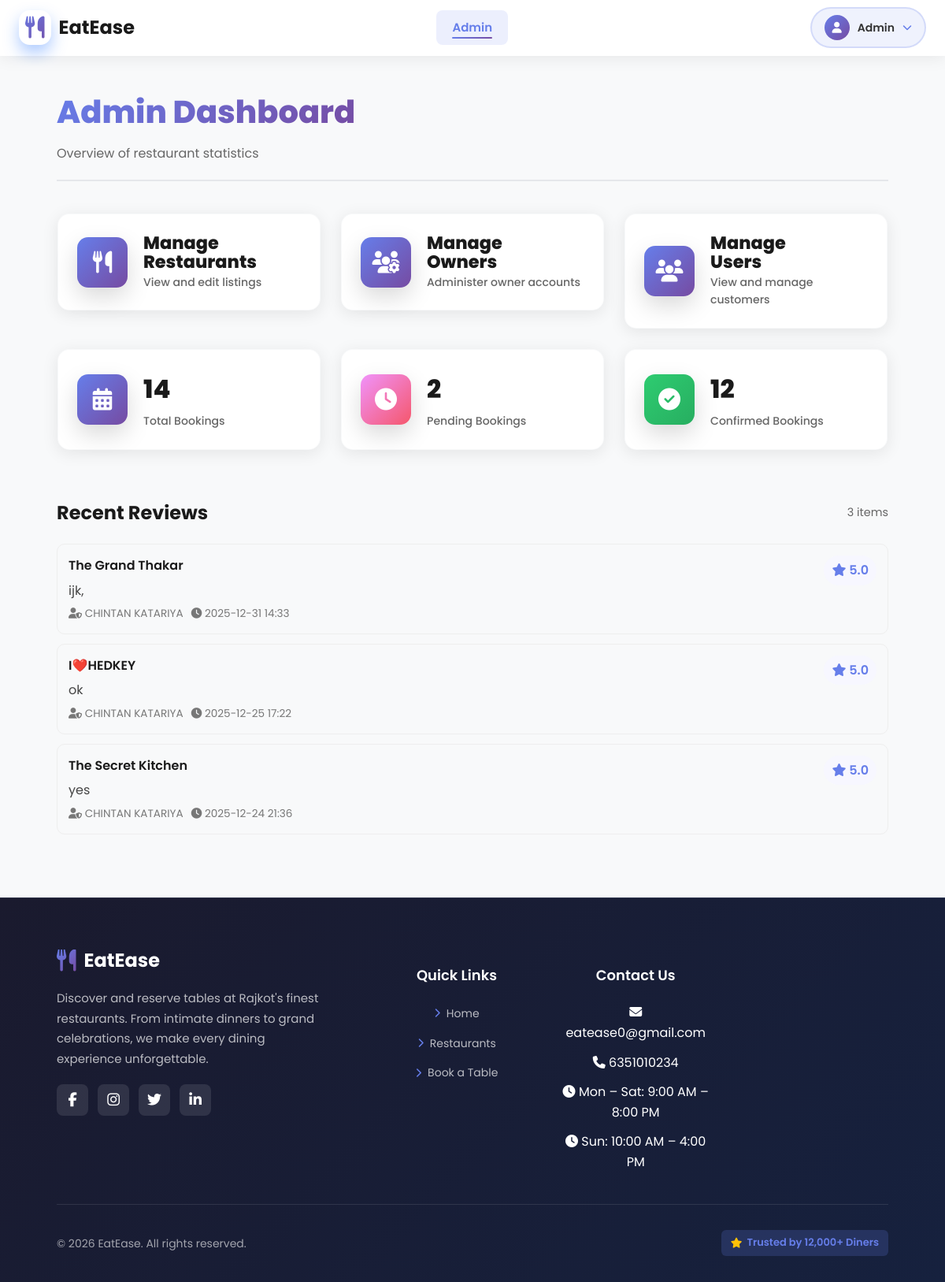
Page /admin/dashboard.php (signed in) on the committed database.
### tables this page shows
CREATE TABLE `ratings` (
  `id` int(10) UNSIGNED NOT NULL,
  `user_id` int(10) UNSIGNED NOT NULL,
  `hotel_id` int(10) UNSIGNED NOT NULL,
  `rating` tinyint(1) UNSIGNED NOT NULL CHECK (`rating` >= 1 and `rating` <= 5),
  `review` text DEFAULT NULL,
  `created_at` datetime NOT NULL DEFAULT current_timestamp(),
  `hidden_at` datetime DEFAULT NULL,
  `updated_at` datetime DEFAULT NULL ON UPDATE current_timestamp()
);

CREATE TABLE `hotels` (
  `id` int(10) UNSIGNED NOT NULL,
  `name` varchar(255) NOT NULL,
  `description` text DEFAULT NULL,
  `cuisine_type` varchar(100) DEFAULT NULL,
  `location` varchar(255) DEFAULT NULL,
  `phone` varchar(20) DEFAULT NULL,
  `open_time` time DEFAULT NULL,
  `close_time` time DEFAULT NULL,
  `price_range` varchar(10) DEFAULT NULL,
  `image_url` varchar(500) DEFAULT NULL,
  `avg_rating` decimal(3,2) DEFAULT 0.00,
  `total_ratings` int(10) UNSIGNED DEFAULT 0,
  `owner_id` int(10) UNSIGNED DEFAULT NULL,
  `created_at` datetime NOT NULL DEFAULT current_timestamp(),
  `updated_at` datetime DEFAULT NULL ON UPDATE current_timestamp(),
  `deleted_at` datetime DEFAULT NULL
);

### admin/dashboard.php (the view, shortened to what this page needs)
<?php
include '../includes/header.php';
$stats_query = "
  SELECT
    COUNT(*) as total_bookings,
    SUM(CASE WHEN status = 'pending' THEN 1 ELSE 0 END) as pending,
    SUM(CASE WHEN status = 'confirmed' THEN 1 ELSE 0 END) as confirmed,
    SUM(CASE WHEN status = 'cancelled' THEN 1 ELSE 0 END) as cancelled,
    SUM(CASE WHEN status = 'completed' THEN 1 ELSE 0 END) as completed
  FROM bookings
";
$stats_result = $mysqli->query($stats_query);
$stats = $stats_result->fetch_assoc();
?>
<link rel="stylesheet" href="../assets/css/admin-dashboard.css">
<div class="admin-dashboard">
  <div class="container">
    <div class="dashboard-header">
      <div>
        <h1>Admin Dashboard</h1>
        <p class="muted">Overview of restaurant statistics</p>
      </div>
    </div>
    <div class="stats-grid" style="margin-top: 10px; margin-bottom: 24px;">
      <a href="../restaurants/manage.php" style="text-decoration: none; color: inherit; display: block;">
        <div class="stat-card">
          <div class="stat-icon" style="background: linear-gradient(135deg, #667eea 0%, #764ba2 100%);">
            <i class="fas fa-utensils"></i>
          </div>
          <div class="stat-content">
            <div class="action-title">Manage<br>Restaurants</div>
            <p>View and edit listings</p>
          </div>
        </div>
      </a>
      <a href="manage_owners.php" style="text-decoration: none; color: inherit; display: block;">
        <div class="stat-card">
          <div class="stat-icon" style="background: linear-gradient(135deg, #667eea 0%, #764ba2 100%);">
            <i class="fas fa-users-cog"></i>
          </div>
          <div class="stat-content">
            <div class="action-title">Manage<br>Owners</div>
            <p>Administer owner accounts</p>
          </div>
        </div>
      </a>
      <a href="manage_users.php" style="text-decoration: none; color: inherit; display: block;">
        <div class="stat-card">
          <div class="stat-icon" style="background: linear-gradient(135deg, #667eea 0%, #764ba2 100%);">
            <i class="fas fa-users"></i>
          </div>
          <div class="stat-content">
            <div class="action-title">Manage<br>Users</div>
            <p>View and manage customers</p>
          </div>
        </div>
      </a>
    </div>
    <div class="stats-grid">
      <a href="bookings_details.php?status=all" style="text-decoration: none; color: inherit; display: block;">
        <div class="stat-card">
          <div class="stat-icon" style="background: linear-gradient(135deg, #667eea 0%, #764ba2 100%);">
            <i class="fas fa-calendar-alt"></i>
          </div>
          <div class="stat-content">
            <h3><?php echo $stats['total_bookings']; ?></h3>
            <p>Total Bookings</p>
          </div>
        </div>
      </a>
      <a href="bookings_details.php?status=pending" style="text-decoration: none; color: inherit; display: block;">
        <div class="stat-card">
          <div class="stat-icon" style="background: linear-gradient(135deg, #f093fb 0%, #f5576c 100%);">
            <i class="fas fa-clock"></i>
          </div>
          <div class="stat-content">
            <h3><?php echo $stats['pending']; ?></h3>
            <p>Pending Bookings</p>
          </div>
        </div>
      </a>
      <a href="bookings_details.php?status=confirmed" style="text-decoration: none; color: inherit; display: block;">
        <div class="stat-card">
          <div class="stat-icon" style="background: linear-gradient(135deg, #2ecc71 0%, #27ae60 100%);">
            <i class="fas fa-check-circle"></i>
          </div>
          <div class="stat-content">
            <h3><?php echo $stats['confirmed']; ?></h3>
            <p>Confirmed Bookings</p>
          </div>
        </div>
      </a>
    </div>
    <?php
    $reviews = [];
    $reviews_query = "
      SELECT r.id, r.rating, r.review, r.created_at,
             h.name AS hotel_name,
             CONCAT_WS(' ', u.first_name, u.last_name) AS user_name
      FROM ratings r
      JOIN hotels h ON r.hotel_id = h.id
      LEFT JOIN users u ON r.user_id = u.id
      ORDER BY r.created_at DESC
      LIMIT 20
    ";
    if ($res = $mysqli->query($reviews_query)) {
      while ($row = $res->fetch_assoc()) {
        $reviews[] = $row;
      }
    }
    ?>
    <div class="section-card" style="margin-top: 2rem;">
      <div class="section-header" style="display: flex; justify-content: space-between; align-items: center;">
        <h2>Recent Reviews</h2>
        <span class="muted" style="font-size: 0.9rem;"><?php echo count($reviews); ?> items</span>
      </div>
      <?php if (!empty($reviews)): ?>
        <div style="display: grid; grid-template-columns: 1fr; gap: 12px;">
          <?php foreach ($reviews as $rv): ?>
            <div style="border: 1px solid #eee; border-radius: 10px; padding: 14px; display: grid; grid-template-columns: 1fr auto; align-items: start;">
              <div>
                <div style="font-weight: 600;"><?php echo htmlspecialchars($rv['hotel_name']); ?></div>
                <div style="margin: 6px 0; color: #444;"><?php echo htmlspecialchars($rv['review']); ?></div>
                <div style="display: flex; gap: 10px; color: #777; font-size: 0.85rem;">
                  <span><i class="fas fa-user-shield"></i> <?php echo htmlspecialchars(trim((string)($rv['user_name'] ?? '')) !== '' ? $rv['user_name'] : 'Anonymous'); ?></span>
                  <span><i class="fas fa-clock"></i> <?php echo htmlspecialchars(date('Y-m-d H:i', strtotime($rv['created_at']))); ?></span>
                </div>
              </div>
              <div style="text-align: right;">
                <span style="display: inline-block; background: #f7f7ff; color: #667eea; border-radius: 999px; padding: 6px 10px; font-weight: 600;">
                  <i class="fas fa-star"></i> <?php echo number_format((float)$rv['rating'], 1); ?>
                </span>
              </div>
            </div>
          <?php endforeach; ?>
        </div>
      <?php endif; ?>
    </div>
  </div>
</div>
<?php include '../includes/footer.php'; ?>

### assets/css/style.css (style rules this page uses)
:root { --brand1:#667eea; --brand2:#764ba2; --brand3:#667eea; --brand4:#764ba2; --bg:#f8f9fa; --text:#1a1a1a; --muted:#666; --white:#fff; --card:#ffffff; --border:rgba(255,255,255,0.4); --shadow:0 4px 20px rgba(0,0,0,.08); }
* { box-sizing:border-box }
html,body { height:100% }
body { margin:0; font-family:'Poppins',system-ui,-apple-system,Segoe UI,Roboto,Ubuntu,'Helvetica Neue',Arial; color:var(--text); background:var(--bg); position:relative; min-height:100%; line-height:1.6; }
body::before { content:''; position:fixed; inset:0; background: radial-gradient(circle at 15% 20%, rgba(102,126,234,.08), transparent 45%), radial-gradient(circle at 80% 0%, rgba(118,75,162,.08), transparent 55%), radial-gradient(circle at 60% 80%, rgba(102,126,234,.06), transparent 60%); pointer-events:none; z-index:-2; }
.container { width:min(1200px,92%);margin:0 auto }
.muted { color:var(--muted) }
.stat-card { display:flex; gap:18px; align-items:center; background:rgba(255,255,255,.95); border-radius:22px; padding:24px; box-shadow:var(--shadow); border:1px solid rgba(255,255,255,.4); }
.stat-icon { width:64px; height:64px; border-radius:18px; display:grid; place-items:center; color:#fff; background:linear-gradient(135deg,var(--brand2),var(--brand3)); box-shadow:0 12px 30px rgba(0,0,0,.15); }

### assets/css/header.css (style rules this page uses)
body { padding-top: 70px; }
html { scroll-behavior: smooth; }
.container { max-width: 1200px; margin: 0 auto; padding: 0 24px; }

### assets/css/admin-dashboard.css (style rules this page uses)
.admin-dashboard { min-height: 100vh; background: #f8f9fa; padding: 40px 0 80px; }
.dashboard-header { display: flex; justify-content: space-between; align-items: center; margin-bottom: 40px; padding-bottom: 20px; border-bottom: 2px solid #e5e7eb; }
.dashboard-header h1 { font-size: 2.5rem; font-weight: 800; color: #1a1a1a; margin: 0 0 8px; background: linear-gradient(135deg, #667eea 0%, #764ba2 100%); -webkit-background-clip: text; -webkit-text-fill-color: transparent; background-clip: text; }
.dashboard-header .muted { color: #666; font-size: 1rem; margin: 0; }
.stats-grid { display: grid; grid-template-columns: repeat(auto-fit, minmax(250px, 1fr)); gap: 24px; margin-bottom: 40px; }
.stat-card { background: white; border-radius: 16px; padding: 24px; display: flex; align-items: center; gap: 20px; box-shadow: 0 4px 20px rgba(0, 0, 0, 0.08); transition: transform 0.3s ease, box-shadow 0.3s ease, border 0.3s ease; cursor: pointer; border: 2px solid transparent; font: inherit; color: inherit; text-decoration: none; width: 100%; text-align: left; background-clip: padding-box; }
.stat-icon { width: 64px; height: 64px; border-radius: 14px; display: flex; align-items: center; justify-content: center; color: white; font-size: 28px; flex-shrink: 0; }
.stat-content h3 { font-size: 2rem; font-weight: 800; color: #1a1a1a; margin: 0 0 4px; }
.stat-content p { color: #666; font-size: clamp(0.80rem, 1.5vw, 0.88rem); margin: 0; font-weight: 500; }
.action-title { font-size: clamp(1.10rem, 2.4vw, 1.4rem); font-weight: 800; color: #1a1a1a; margin: 0 0 3px; line-height: 1.08; }

### rows in the picture
ratings: hotel.name "The Grand Thakar", review "ijk,", user_name "CHINTAN KATARIYA", created_at "2025-12-31 14:33", rating "5.0"
ratings: hotel.name "I❤️HEDKEY", review "ok", user_name "CHINTAN KATARIYA", created_at "2025-12-25 17:22", rating "5.0"
ratings: hotel.name "The Secret Kitchen", review "yes", user_name "CHINTAN KATARIYA", created_at "2025-12-24 21:36", rating "5.0"

### other values in the picture
explode(' ', $_SESSION['name'])[0] "Admin"
$stats['total_bookings'] "14"
$stats['pending'] "2"
$stats['confirmed'] "12"
count($reviews) "3"
